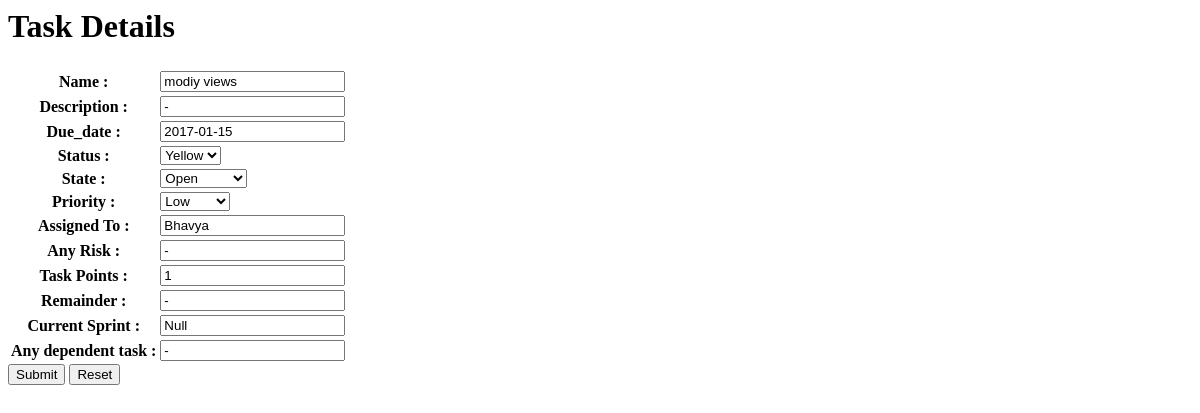
/Tracker/edit_task/1/, run on an earlier commit of the app's database.
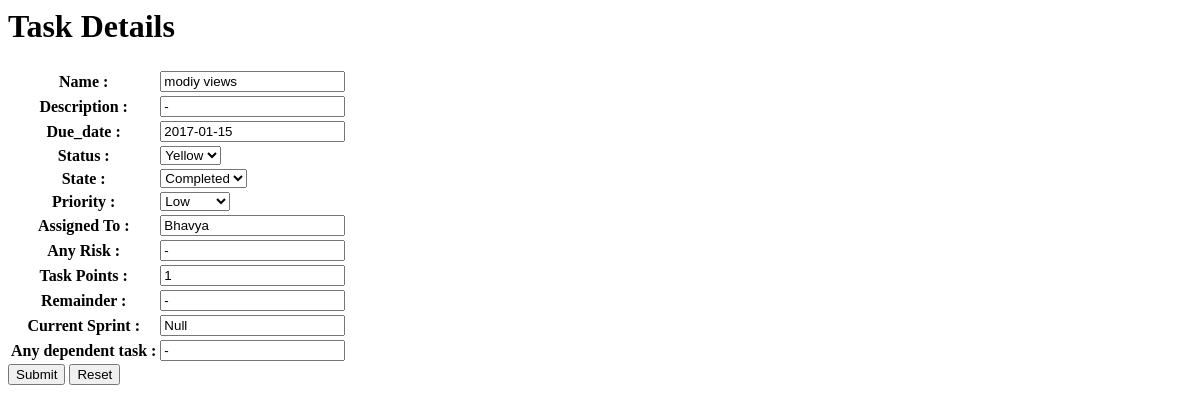
And on a later commit of the database.
### Tracker/models.py (models this page shows, shortened)
class task(models.Model):
    project = models.ForeignKey(project, on_delete=models.CASCADE)
    tname = models.CharField(max_length=100)
    desc = models.CharField(max_length=200,blank=True)
    due_date = models.DateField('due date')
    risk = models.CharField(max_length=200,blank=True)
    status = models.CharField(max_length=50,default='yellow',choices=Status_Choices)
    priority = models.CharField(max_length=50,choices=Priority_Choices)
    state = models.CharField(max_length=50, default='open',choices=State_Choices)
    assign = models.CharField(max_length=100)
    remainder = models.CharField(max_length=200,blank=True)
    heading = models.CharField(max_length=200,blank=True)
    dep_task = models.CharField(max_length=100,blank=True)
    cur_sprint = models.CharField(max_length=100,blank=True,null=True)
    tp = models.IntegerField(default=1)

### Tracker/views/task_views.py (the view)
# urls.py: url(r'^edit_task/(?P<task_id>[0-9]+)/$',views.edit_task, name='edit_task'),
def edit_task(request,task_id):
    if request.method == 'POST':
        t = get_object_or_404(task,pk=task_id)
        form = NewTask(request.POST,instance=t)
        if form.is_valid():
            form.save()
    else:
        t = get_object_or_404(task,pk=task_id)
        form = NewTask(instance=t)
    return render(request, 'Tracker/edit_task.html', {'task': t,'form': form})

### Tracker/forms.py
class NewTask(ModelForm):
    class Meta:
        model = task
        fields = ['project','tname','desc','due_date','risk','status','priority',
                  'state','assign','remainder','heading','dep_task','cur_sprint','tp']

### Tracker/models.py (called while the page is built)
    def __str__(self):
        return self.pname

### Tracker/templates/Tracker/edit_task.html (shortened to what this page needs)
<h1>Task Details</h1>
<form action="{% url 'edit_task' task.id %}" method="post">
	<table>
		<tr><th>Name : </th><td> {{ form.tname }}</td></tr>
		<tr><th>Description :</th><td> {{ form.desc}} </td></tr>
		<tr><th>Due_date :</th><td> {{form.due_date}}</td></tr>
		<tr><th>Status :</th><td>  {{ form.status }}</td></tr>
		<tr><th>State : </th><td> {{ form.state }}</td></tr>
		<tr><th>Priority : </th><td> {{ form.priority }}</td></tr>
		<tr><th>Assigned To :</th><td> {{form.assign }}</td></tr>
		<tr><th>Any Risk :</th><td> {{form.risk}}</td></tr>
		<tr><th>Task Points :</th><td> {{form.tp}}</td></tr>
		<tr><th>Remainder :</th><td> {{form.remainder}}</td></tr>
		<tr><th>Current Sprint :</th><td> {{form.cur_sprint}}</td></tr>
		<tr><th>Any dependent task :</th><td> {{form.dep_task}}</td></tr>
	</table>
    <input type="submit" value="Submit" />
    <input type="reset" >
</form>

What changed in the data, as far as the page shows it:
changed task "modiy views": state "Open" → "Completed"
